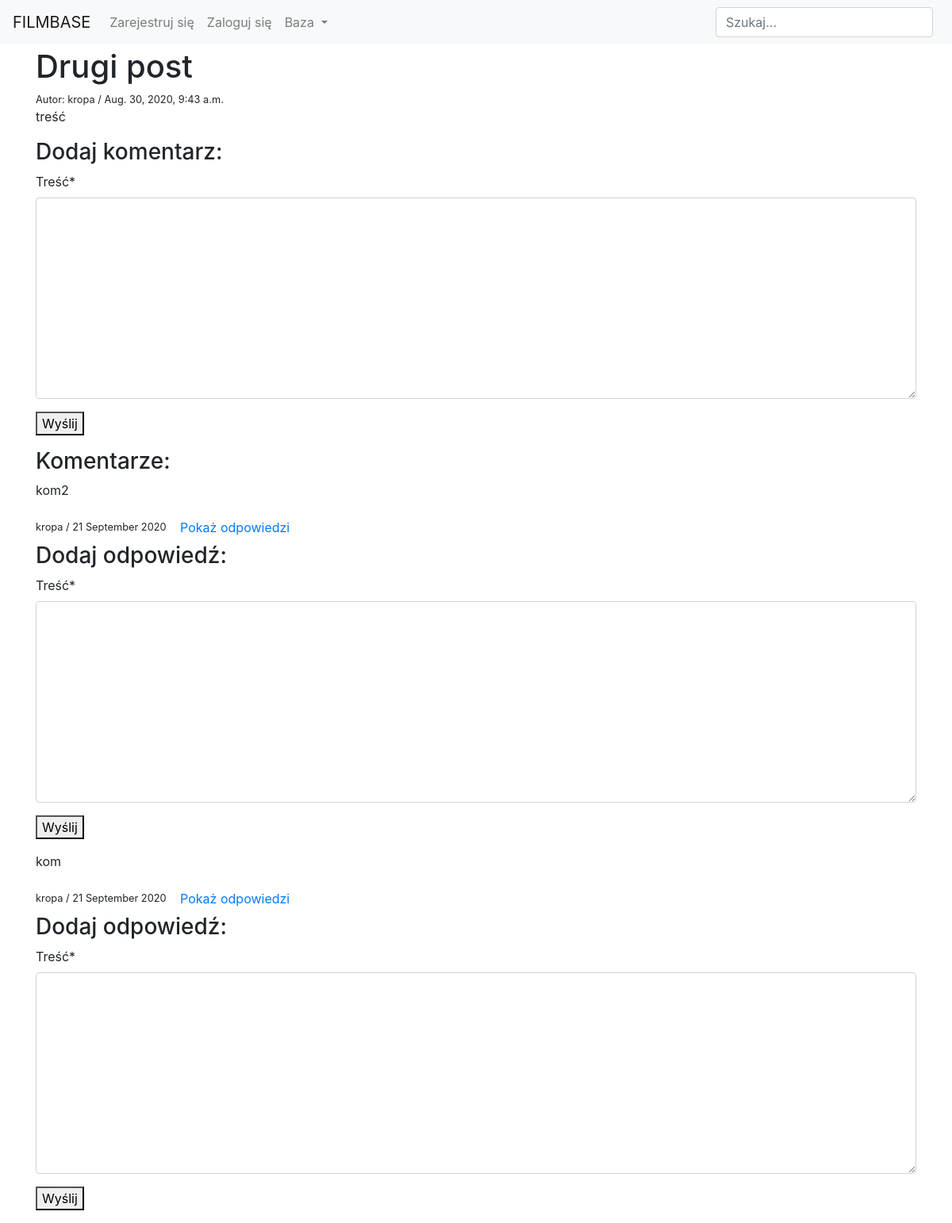
Page /drugi-post on the committed database.
### blog/models.py (models this page shows, shortened)
class Post(models.Model):
    title = models.CharField(null=False, blank=False, max_length=200)
    content = models.TextField(null=False, blank=False, max_length=1000)
    date_of_create = models.DateTimeField(default=timezone.now)
    author = models.ForeignKey(User, on_delete=models.CASCADE)
    slug = models.SlugField(unique=True, null=True, blank=True)

### comments/models.py (models this page shows)
class Comment(models.Model):
    author = models.ForeignKey(User, on_delete=models.CASCADE)
    content = models.TextField(blank=False, null=False, max_length=500, verbose_name='Treść')
    date_of_create = models.DateTimeField(default=timezone.now)
    post = models.ForeignKey(Post, on_delete=models.CASCADE, null=True)
    topic = models.ForeignKey(Topic, on_delete=models.CASCADE, null=True, blank=True)
    comment = models.ForeignKey('self', on_delete=models.CASCADE, null=True, related_name='replies')
    class Meta:
        ordering = ['-date_of_create']

### blog/views.py (the view, shortened to what this page needs)
# urls.py: path('<slug:slug>', PostDetailView.as_view(), name='post_detail'),
class PostDetailView(FormMixin, DetailView):
    model = Post
    template_name = 'blog/post_detail.html'
    context_object_name = 'post'
    form_class = CommentForm
    def get_context_data(self, **kwargs):
        context = super(PostDetailView, self).get_context_data(**kwargs)
        context['form'] = CommentForm(initial={'post': self.object})
        return context
    def post(self, request, *args, **kwargs):
        self.object = self.get_object()
        form = self.get_form()
        if form.is_valid():
            if request.method == 'POST':
                comment_id = self.request.POST.get('comment_id')
                if comment_id:
                    comment = Comment.objects.get(id=comment_id)
                else:
                    comment = None
                new_comment = Comment.objects.create(
                    author = self.request.user,
                    post = self.object,
                    comment = comment,
                    content = form.cleaned_data['content']
                )
                return JsonResponse({'comment': model_to_dict(new_comment)}, status=200)
        else:
            return self.form_invalid(form)

### comments/forms.py
class CommentForm(forms.ModelForm):
    class Meta:
        model = Comment
        fields = ('content',)

### blog/templates/blog/post_detail.html (shortened to what this page needs)
{% extends 'users/base.html' %}
{% load crispy_forms_tags %}
{% block content %}
    <h1>{{ post.title }}</h1>
    <small>Autor: {{ post.author }} / {{ post.date_of_create }}</small>
    <p>{{ post.content }}</p>
    <div class="comments">
        {% include 'blog/post_comments.html' %}
    </div>
{% endblock %}

### blog/templates/blog/post_comments.html (shortened to what this page needs)
{% load crispy_forms_tags %}
<h3>Dodaj komentarz:</h3>
    <form action="" method="POST" id="commentForm" data-url="{% url 'post_detail' slug=post.slug %}">
        {{ form|crispy }}
        <button type="button" id="commentBtn">Wyślij</button>
    </form>
<h3>Komentarze:</h3>
{% for comment in post.comment_set.all %}
    {% if comment.comment == null %}
    <p>{{ comment.content }}</p>
    <small>{{ comment.author }} / {{ comment.date_of_create|date:"d E Y" }}</small>
    <button type="button" id="{{ comment.id }}" class="showReplies btn btn-link" data-href="{% url 'comment_replies' comment.id %}">Pokaż odpowiedzi</button>
    <div>
        <h3>Dodaj odpowiedź:</h3>
        <form action="" method="POST" id="{{ comment.id }}" class="replyForm" data-url="{% url 'post_detail' slug=post.slug %}">
        {{ form|crispy }}
        <button type="button" class="replyBtn" id="{{ comment.id }}">Wyślij</button>
    </form>
    </div>
    {% endif %}
{% endfor %}

### rows in the picture
Post: title "Drugi post", author "kropa", date_of_create "Aug. 30, 2020, 9:43 a.m.", content "treść"
Comment: content "kom2", author "kropa", date_of_create "21 September 2020"
Comment: content "kom", author "kropa", date_of_create "21 September 2020"
